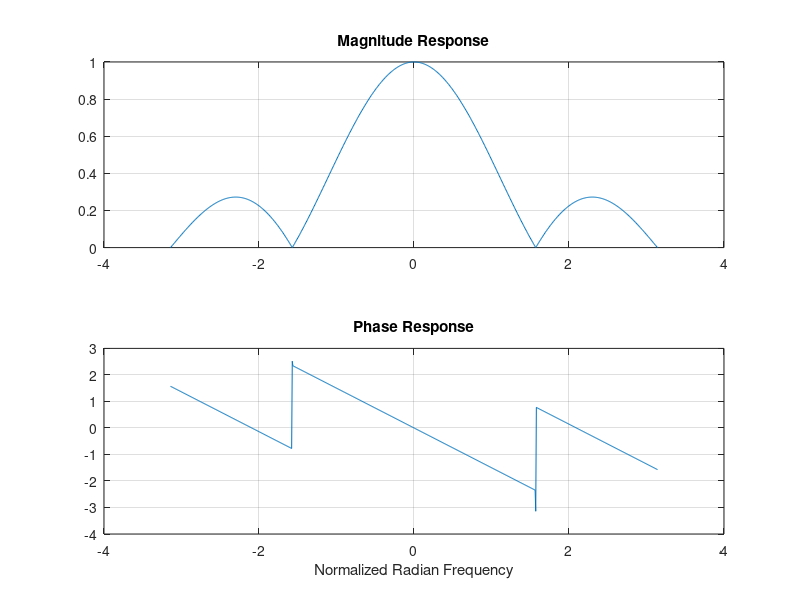
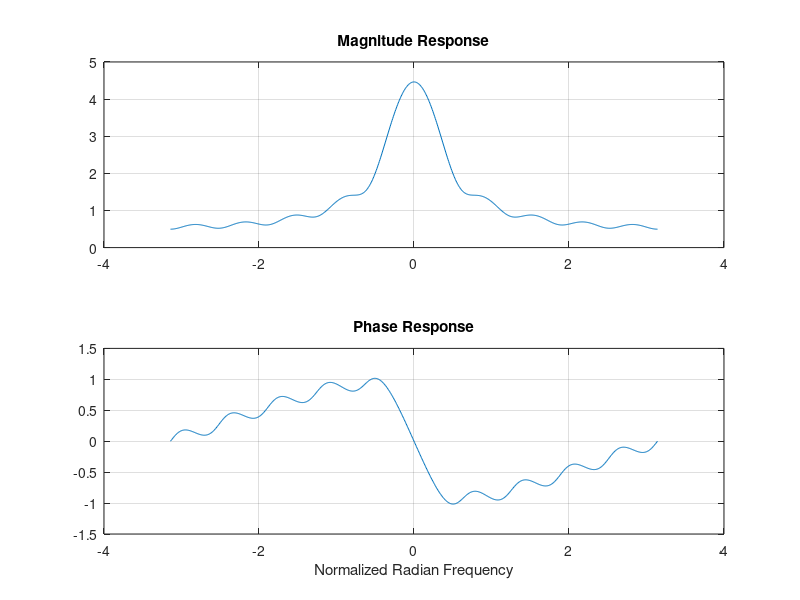
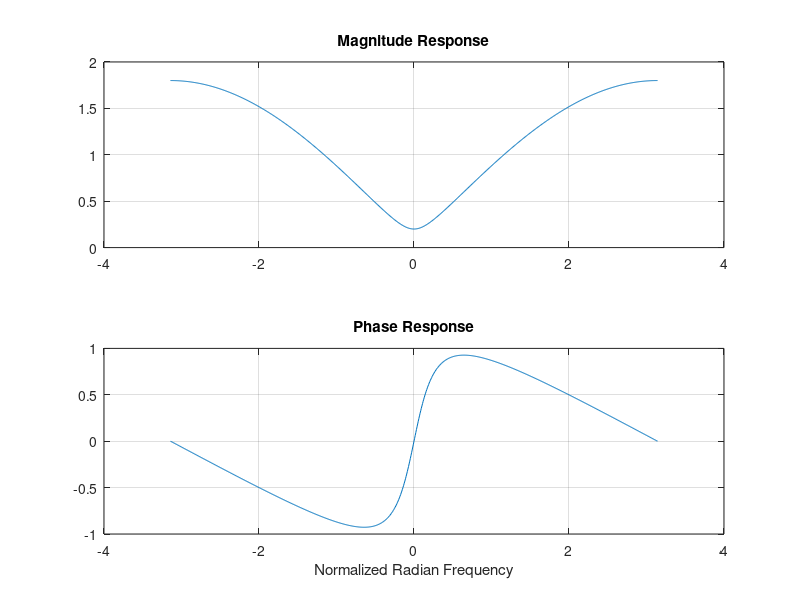
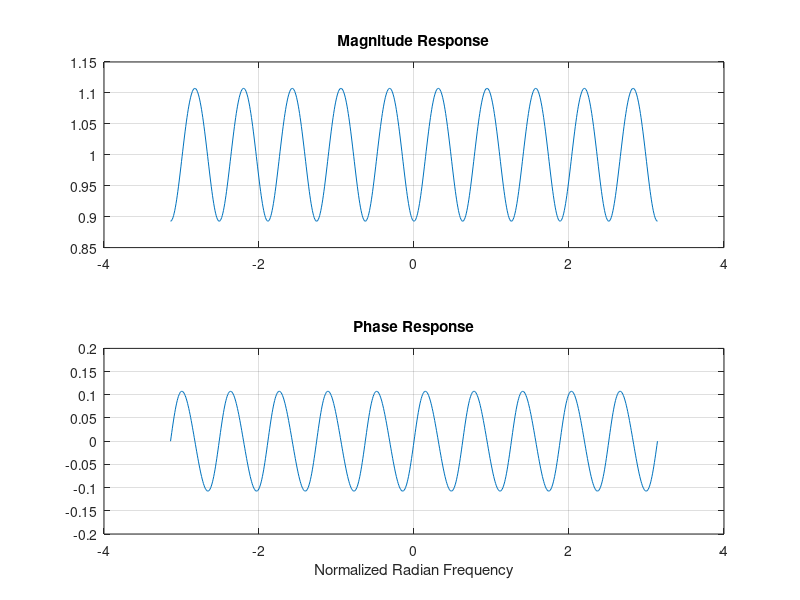

Here is the MATLAB script that generated these plots, in order: (Note: this script raises an error after producing the figures.)
%% Task 6.1.2
b = [0.5, 0.5]; % filter coeffs
w = -pi:(pi / 100):pi;
H = freqz(b, 1, w); % <--freekz.m is an alternative
subplot(2, 1, 1);
plot(w, abs(H))
title('Magnitude Response')
grid
subplot(2, 1, 2);
plot(w, angle(H))
title('Phase Response')
xlabel('Normalized Radian Frequency')
grid

%% Task 1.ab
n = -5:5;
x_n = (n == 0);
L = 4;
y_n = zeros(1, length(n));

w = -pi:(pi / 400):pi;
H = ((2*cos(0.5*w) + 2*cos(1.5*w))/4).*exp(-1i*1.5*w);

subplot(2, 1, 1);
plot(w, abs(H))
title('Magnitude Response')
grid
subplot(2, 1, 2);
plot(w, angle(H))
title('Phase Response')
xlabel('Normalized Radian Frequency')
grid

%% Task 1.c
b = 1/4*ones(1, 4);
H = freqz(b, 1, w);

subplot(2, 1, 1);
plot(w, abs(H))
title('Magnitude Response')
grid
subplot(2, 1, 2);
plot(w, angle(H))
title('Phase Response')
xlabel('Normalized Radian Frequency')
grid

%% Task 6.1.5
mag_zeros = find(abs(H) < 1e-6);

%% Task 6.1.6
n = 0:9;
alpha = 0.8;

%% Filter 1
b1 = alpha.^n;
w = -pi:(pi / 400):pi;
H1 = freqz(b1, 1, w);

figure
subplot(2, 1, 1);
plot(w, abs(H1))
title('Magnitude Response')
grid
subplot(2, 1, 2);
plot(w, angle(H1))
title('Phase Response')
xlabel('Normalized Radian Frequency')
grid

%% Filter 2
b2 = [1, -alpha, zeros(1, 8)];
H2 = freqz(b2, 1, w);

figure
subplot(2, 1, 1);
plot(w, abs(H2))
title('Magnitude Response')
grid
subplot(2, 1, 2);
plot(w, angle(H2))
title('Phase Response')
xlabel('Normalized Radian Frequency')
grid

%% Cascade
H = H1.*H2;
figure
subplot(2, 1, 1);
plot(w, abs(H))
title('Magnitude Response')
grid
subplot(2, 1, 2);
plot(w, angle(H))
title('Phase Response')
xlabel('Normalized Radian Frequency')
grid

%% Task 2.a
b_p44pi = [1 -2 * cos(0.44 * pi) 1];
b_7pi = [1 -2 * cos(0.7 * pi) 1];
b = conv(b_044, b_07);
w = -pi:(pi / 400):pi;
H = freqz(b, 1, w);

figure
subplot(2, 1, 1);
plot(w, abs(H))
title('Magnitude Response')
grid
subplot(2, 1, 2);
plot(w, angle(H))
title('Phase Response')
xlabel('Normalized Radian Frequency')
grid

%% Task 2.b
n = 0:149;
x_n = 5*cos(0.3*pi*n) + 22*cos(0.44*pi*n - pi/3) ...
    + 22*cos(0.7*pi*n - pi/4);
figure
stem(n, x_n)
title('Task 2.b')
xlabel('Sample Points [n]')
grid

%% Task 2.c
y_n = filter(b, 1, x_n);
stem(n, y_n)
title('Task 2.c')
xlabel('Sample Points [n]')
grid

%% Task 2.d
n_obv = 5:40;
figure
filtered_x_n = 10*cos(0.3*pi*(n_obv-2));
stem(n_obv, filtered_x_n)
title('Task 2.d')
xlabel('Sample Points [n]')
grid

